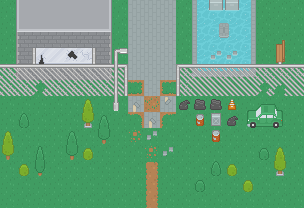

A level layout from a 2D game, rendered from its tile map. Below: a short description, then the map file with its tile-grid data intact:
An orthogonal 19x13 tile map with 16x16 px tiles, 3 tile layers (background, midground, foreground) and 20 objects.

<map version="1.4" tiledversion="1.4.3" orientation="orthogonal" renderorder="right-down" width="19" height="13" tilewidth="16" tileheight="16" infinite="0" nextlayerid="10" nextobjectid="77">
 <editorsettings>
  <export target="../../../resources/levels/lonely_town/entrance.json" format="json" />
 </editorsettings>
 <tileset firstgid="1" source="../../tiles/outdoors.tsx" />
 <layer id="2" name="background" width="19" height="13">
  <data encoding="csv">
964,897,897,897,897,897,897,964,742,742,742,964,964,964,964,964,964,964,964,
964,897,897,897,897,897,897,964,742,742,742,964,964,964,964,964,964,964,964,
964,897,897,897,897,897,897,964,742,742,742,964,964,964,964,964,964,964,964,
964,897,897,897,897,897,897,964,742,742,742,964,964,964,964,964,964,964,964,
964,897,897,897,897,897,897,964,742,742,742,964,964,964,964,964,964,964,964,
964,964,964,964,964,964,964,964,1006,742,1008,964,964,964,964,964,964,964,964,
964,964,964,964,964,964,964,964,779,1009,778,964,964,964,964,964,964,964,964,
964,964,964,964,964,964,964,964,928,779,926,964,964,964,964,964,964,964,964,
964,964,964,964,964,964,964,964,1019,71,964,964,964,964,964,964,964,964,964,
964,964,964,964,964,964,964,964,964,1019,71,964,964,964,964,964,964,964,964,
964,964,964,964,964,964,964,964,964,1015,964,964,964,964,964,964,964,964,964,
964,964,964,964,964,964,964,964,964,945,964,964,964,964,964,964,964,964,964,
964,964,964,964,964,964,964,964,964,945,964,964,964,964,964,964,964,964,964
</data>
 </layer>
 <layer id="4" name="midground" width="19" height="13">
  <data encoding="csv">
0,20,23,23,23,23,57,0,0,0,0,0,212,253,253,214,0,0,0,
0,54,56,56,56,56,55,0,0,0,0,0,212,178,179,214,0,0,0,
0,191,192,192,192,192,193,0,0,0,0,0,212,215,216,214,0,535,0,
0,191,715,715,715,715,193,0,0,0,0,0,212,213,213,214,0,609,0,
720,339,340,340,340,340,341,649,0,0,0,719,249,250,250,251,0,720,720,
757,757,758,757,757,757,757,686,0,0,0,0,0,0,0,0,0,0,0,
0,0,0,0,0,0,0,669,0,0,0,495,494,494,681,624,625,626,0,
0,518,0,0,0,476,0,0,0,0,0,0,146,580,495,661,662,663,0,
0,0,0,0,0,0,441,0,0,0,0,0,0,146,0,0,0,0,0,
439,0,0,0,441,513,0,0,0,0,0,0,0,0,0,0,515,0,0,
0,513,444,0,0,0,0,0,0,0,0,0,0,518,513,0,0,476,0,
0,0,0,0,0,0,0,0,0,0,0,0,515,0,0,513,0,0,0,
0,0,0,0,0,0,0,0,0,0,0,0,0,0,0,0,0,0,0
</data>
 </layer>
 <layer id="5" name="foreground" width="19" height="13">
  <data encoding="csv">
0,0,0,0,0,0,0,0,0,0,0,0,0,0,0,0,0,0,0,
0,0,0,0,0,0,0,0,0,0,0,0,0,0,0,0,0,0,0,
0,0,0,0,0,0,0,0,0,0,0,0,0,0,0,0,0,0,0,
0,0,835,873,836,837,0,595,0,0,0,0,0,0,0,0,0,0,0,
720,720,720,720,720,720,720,632,0,0,0,719,720,720,720,720,720,720,720,
0,0,0,0,0,0,0,632,0,0,0,756,683,683,683,683,758,684,683,
0,0,0,0,0,402,0,0,0,0,0,0,0,0,0,0,0,0,0,
0,0,0,0,0,0,404,0,0,0,0,0,0,0,0,0,0,0,0,
402,0,0,0,404,0,0,0,0,0,0,0,0,0,0,0,0,0,0,
0,0,407,0,0,0,0,0,0,0,0,0,0,0,0,0,0,402,0,
0,0,0,0,0,0,0,0,0,0,0,0,0,0,0,0,0,0,0,
0,0,0,0,0,0,0,0,0,0,0,0,0,0,0,0,0,0,0,
0,0,0,0,0,0,0,0,0,0,0,0,0,0,0,0,0,0,0
</data>
 </layer>
 <objectgroup id="8" name="entities">
  <object id="76" gid="499" x="128" y="112" width="16" height="16">
   <properties>
    <property name="INTERACTION_COUNT_TRIGGER" type="int" value="0" />
    <property name="SOLID" type="bool" value="true" />
    <property name="TEXT_INTERACTION" value="It trash." />
   </properties>
  </object>
 </objectgroup>
 <objectgroup id="9" name="walls">
  <object id="56" x="192" y="176" width="16" height="16" />
  <object id="57" x="208" y="160" width="32" height="16" />
  <object id="58" x="240" y="176" width="16" height="16" />
  <object id="59" x="256" y="144" width="16" height="16" />
  <object id="60" x="272" y="160" width="16" height="16" />
  <object id="61" x="192" y="96" width="96" height="32" />
  <object id="62" x="208" y="128" width="16" height="16" />
  <object id="63" x="176" y="96" width="16" height="16" />
  <object id="64" x="64" y="144" width="32" height="16" />
  <object id="65" x="96" y="128" width="16" height="16" />
  <object id="66" x="80" y="112" width="16" height="16" />
  <object id="67" x="16" y="160" width="32" height="16" />
  <object id="68" x="0" y="144" width="16" height="16" />
  <object id="69" x="16" y="112" width="16" height="16" />
  <object id="70" x="112" y="96" width="16" height="16" />
  <object id="71" x="284.072" y="40.0229" width="0.660993" height="20.6829" />
  <object id="72" x="197" y="0" width="53.875" height="71" />
  <object id="73" x="288.25" y="96.0097" width="15.875" height="0.240278" />
  <object id="74" x="0" y="0" width="112" height="96" />
 </objectgroup>
</map>
